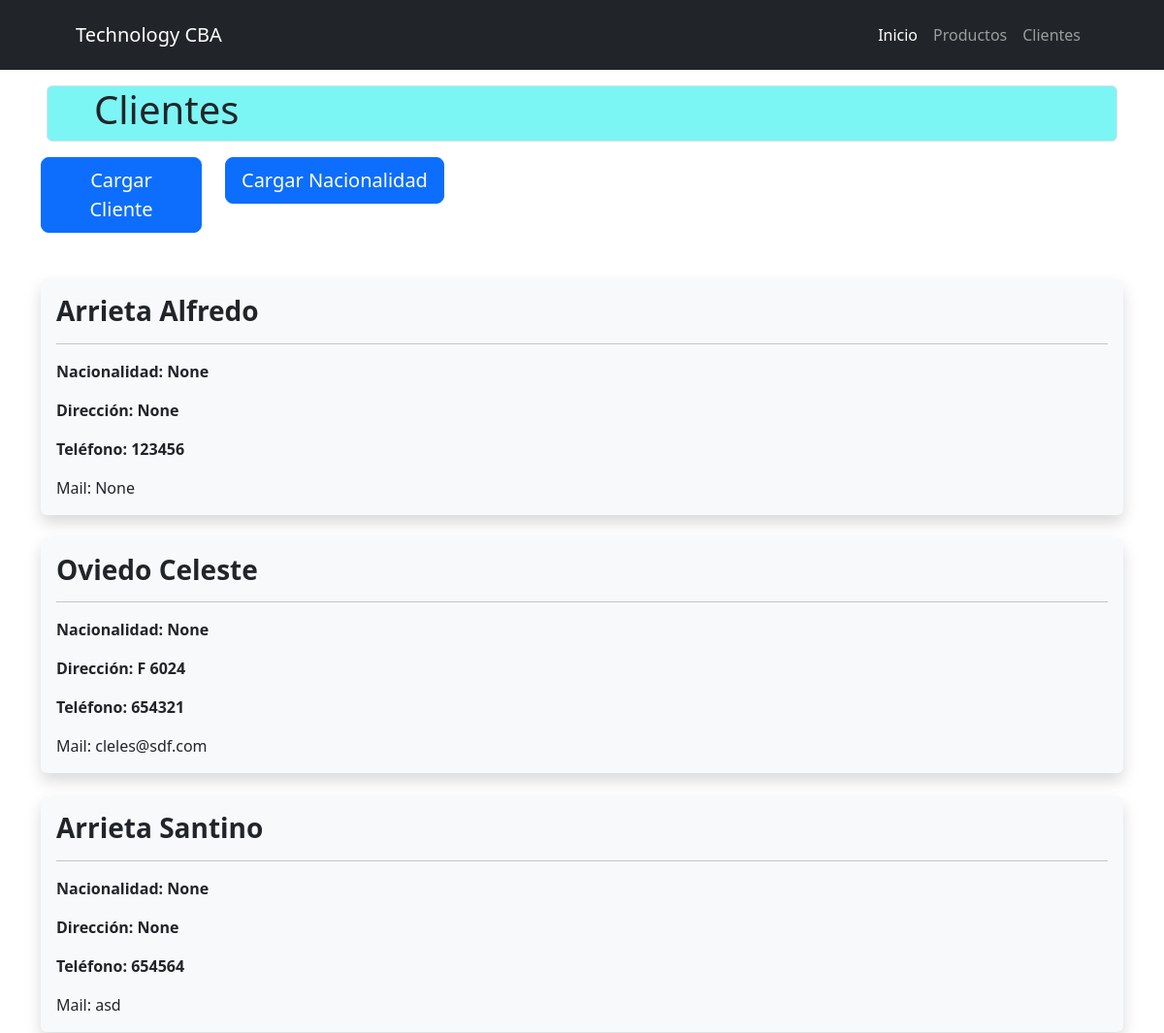
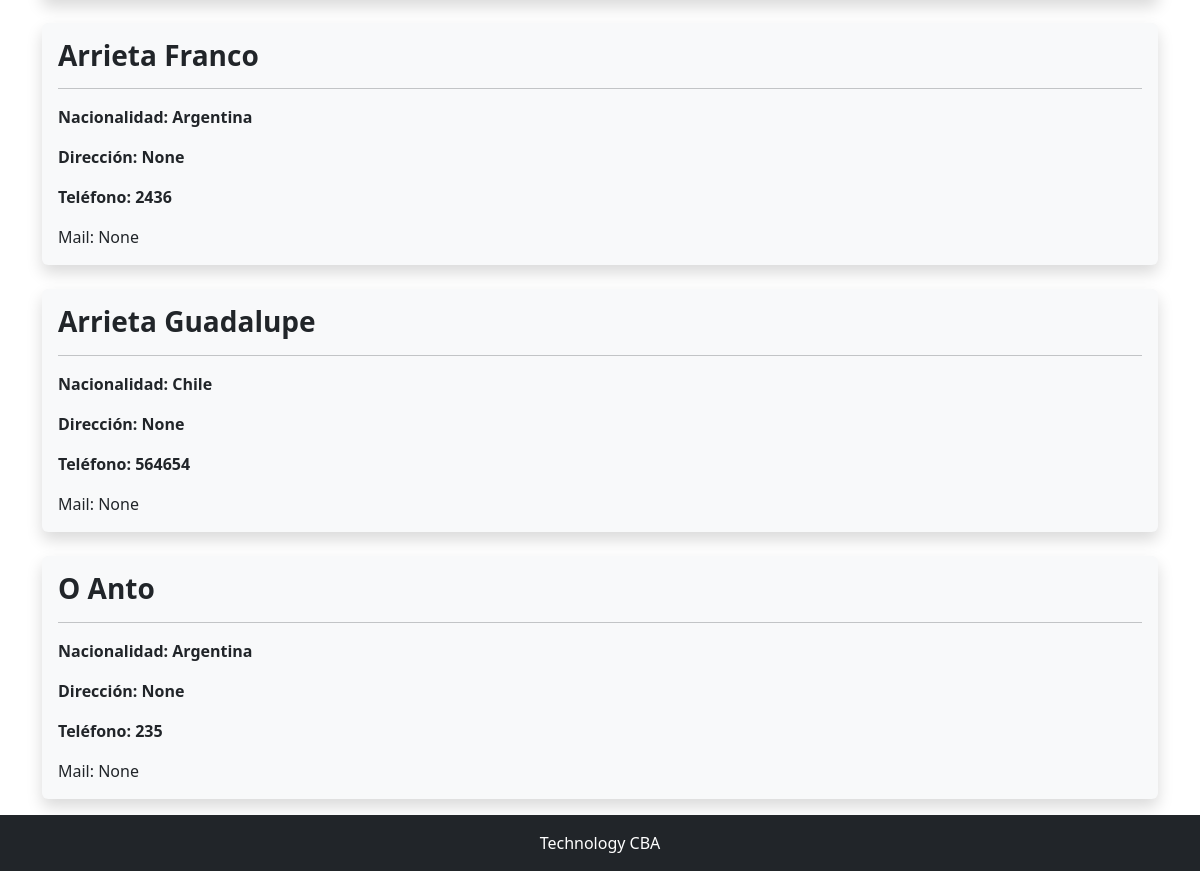
/cliente/home/, run on an earlier commit of the app's database (2 pictures, top to bottom).
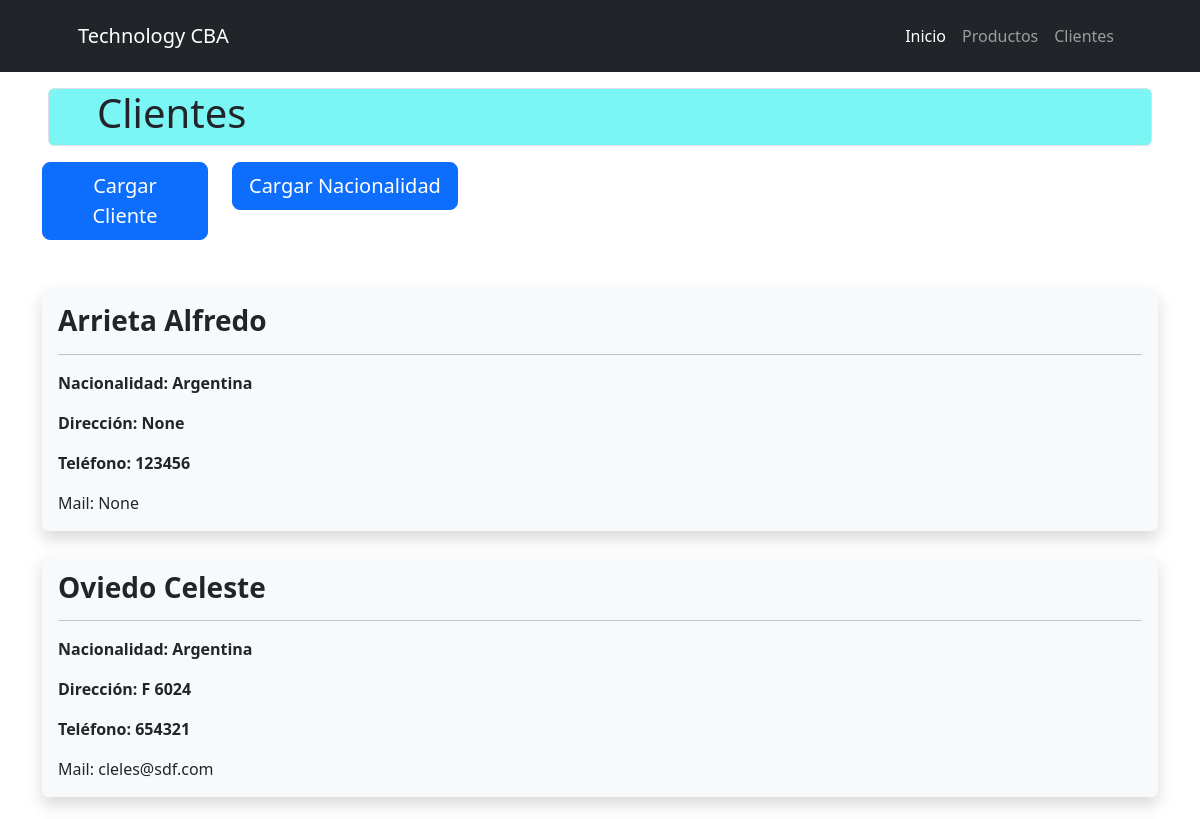
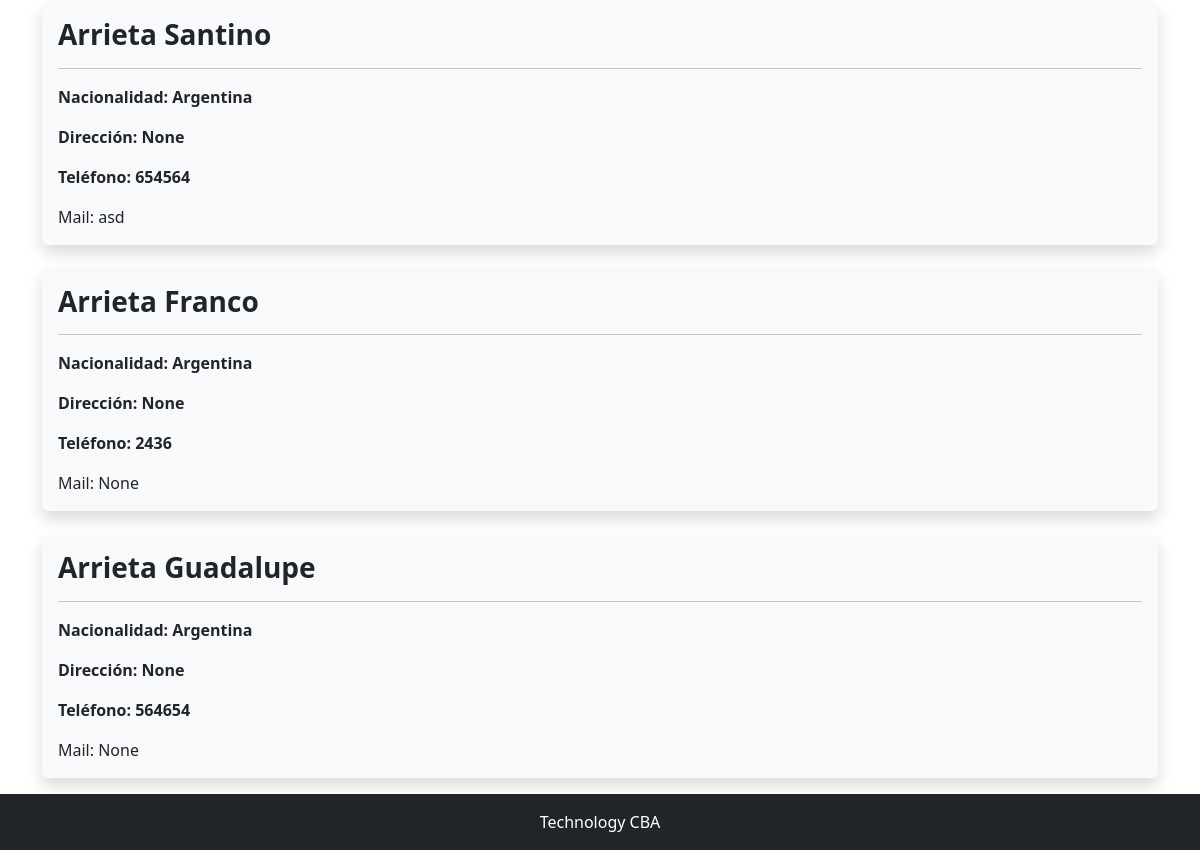
And on a later commit of the database (2 pictures, top to bottom).
### cliente/models.py (models this page shows, shortened)
class Cliente(models.Model):
    nombre = models.CharField(max_length=50)
    apellido = models.CharField(max_length=50)
    telefono = models.IntegerField()
    mail = models.CharField(max_length=50, blank=True, null=True)
    direccion = models.CharField(max_length=100, blank=True, null=True)
    nacionalidad_id =models.ForeignKey(Nacionalidad, on_delete=models.SET_NULL, blank=True, null=True)

class Nacionalidad(models.Model):
    nombre = models.CharField(max_length=100)
    def __str__(self):
        return f"{self.nombre}"

### cliente/views.py (the view)
# urls.py: path('home/', views.home, name='home'),
def home(request):
    consulta_cliente = models.Cliente.objects.all()
    context = {"clientes": consulta_cliente}
    return render(request, "cliente/index.html", context)

### cliente/templates/cliente/index.html
{% extends 'core/base.html' %}
{% block titulo %}
    {% include 'core/components/titulo.html' with titulo="Clientes" %}
{% endblock titulo %}
{% block contenido %}
    {% include 'cliente/components/options.html' %}
    {% include 'cliente/components/card.html' %}
{% endblock contenido %}

### cliente/templates/cliente/components/card.html
<div class="container py-5">
    {% for cliente in clientes %}
    <div class="row mb-4">
        <div class="col">
            <div class="card bg-light border-0 shadow">
                <div class="card-body">
                    <h3 class="card-title text-dark fw-bold">{{ cliente.apellido }} {{cliente.nombre}}</h3>
                    <hr>
                    <p class="card-text text-dark fw-bold">Nacionalidad: {{cliente.nacionalidad_id}}</p>
                    <p class="card-text text-dark fw-bold">Dirección: {{cliente.direccion}}</p>
                    <p class="card-text text-dark fw-bold">Teléfono: {{cliente.telefono}}</p>
                    <p class="card-text text-dark">Mail: {{cliente.mail}}</p>
                </div>
            </div>
        </div>
    </div>
    {% endfor %}
</div>

What changed in the data, as far as the page shows it:
removed Cliente: apellido "O", nombre "Anto", nacionalidad_id "Argentina", direccion "None", telefono "235", mail "None"
changed Cliente "Alfredo": nacionalidad_id "None" → "Argentina"
changed Cliente "Oviedo": nacionalidad_id "None" → "Argentina"
changed Cliente "Santino": nacionalidad_id "None" → "Argentina"
changed Cliente "Guadalupe": nacionalidad_id "Chile" → "Argentina"
